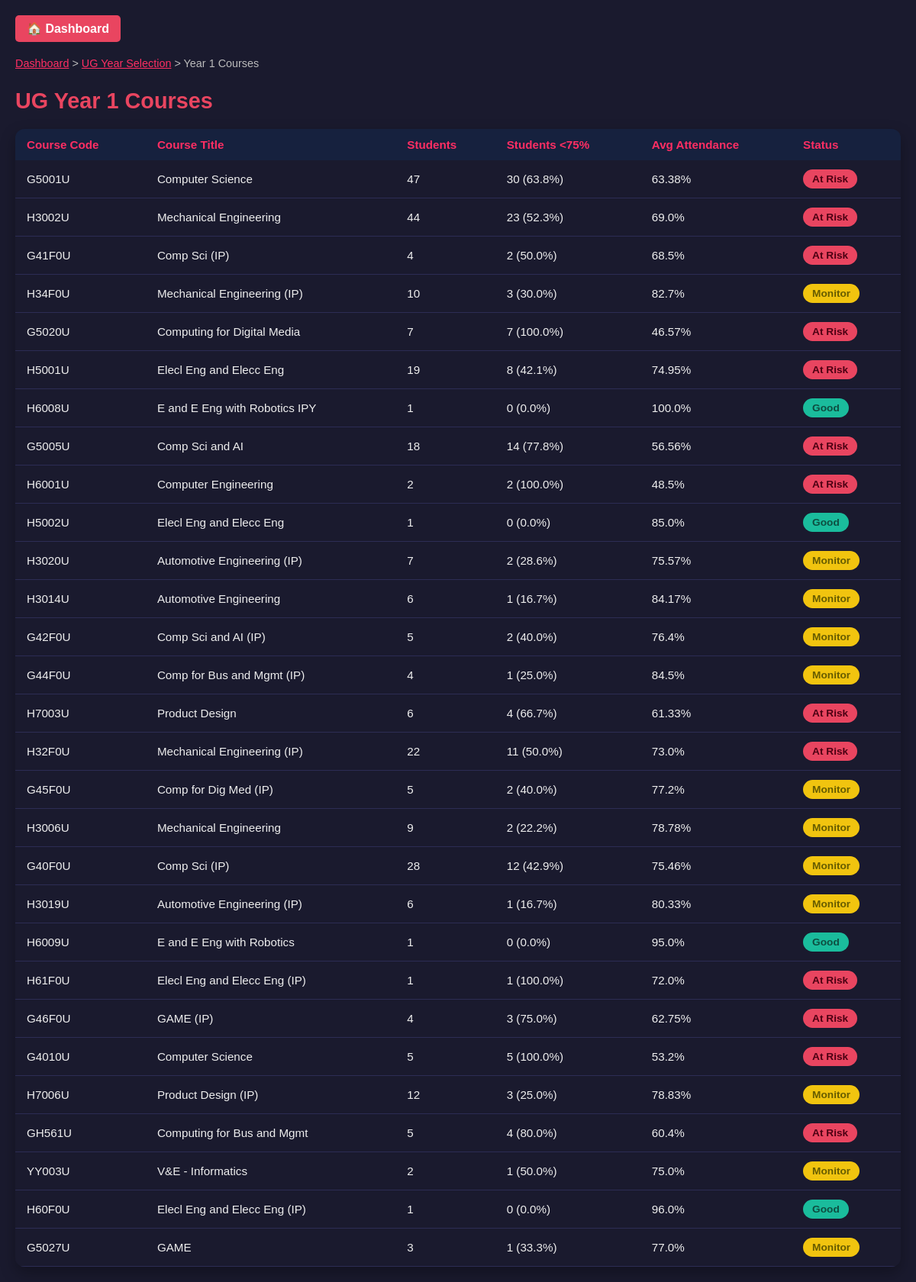
The page /analytics/analytics/ug-year/1/ (signed in) on the database its author committed.
### analytics/models.py (models this page shows, shortened)
class Course(models.Model):
    title = models.CharField(max_length=255)
    code = models.CharField(max_length=50, unique=True)

### analytics/views.py (the view)
# urls.py: path('analytics/ug-year/<int:year>/', views.course_overview_by_year, name='course_overview_by_year'),
@login_required
def course_overview_by_year(request, year):
    year = int(year)
    students = Student.objects.filter(level_of_study='UG', year_of_course=year)
    student_ids = students.values_list('id', flat=True)
    enrollments = Enrollment.objects.filter(student_id__in=student_ids)
    courses = Course.objects.filter(enrollment__student_id__in=student_ids).distinct()
    course_data = []
    for course in courses:
        course_enrollments = enrollments.filter(course=course)
        attendance_values = course_enrollments.exclude(total_attendance_percent__isnull=True).values_list('total_attendance_percent', flat=True)
        avg_attendance = sum(attendance_values) / len(attendance_values) if attendance_values else 0
        low_attendance_count = course_enrollments.filter(total_attendance_percent__lt=75).count()
        student_count = course_enrollments.count()
        def get_status(avg):
            if avg >= 85:
                return 'Good'
            elif avg >= 75:
                return 'Monitor'
            else:
                return 'At Risk'
        course_data.append({
            'code': course.code,
            'title': course.title,
            'student_count': student_count,
            'avg_attendance': round(avg_attendance, 2),
            'low_attendance_display': f"{low_attendance_count} ({round((low_attendance_count / student_count) * 100, 1)}%)" if student_count else "0",
            'status': get_status(avg_attendance)
        })
    return render(request, "analytics/course_overview.html", {
        'year': year,
        'courses': course_data,
    })

### analytics/templates/analytics/course_overview.html (shortened to what this page needs)
<!DOCTYPE html>
<html>
<head>
</head>
<body>
<div class="container">
    <a href="{% url 'analytics:dashboard' %}" class="back-button">🏠 Dashboard</a>
    <div class="breadcrumb">
        <a href="{% url 'analytics:dashboard' %}" class="breadcrumb-link">Dashboard</a> &gt;
        <a href="{% url 'analytics:ug_year_selection' %}" class="breadcrumb-link">UG Year Selection</a> &gt;
        <span>Year {{ year }} Courses</span>
    </div>
    <h3> UG Year {{ year }} Courses</h3>
    <table class="course-table">
        <thead>
            <tr>
                <th>Course Code</th>
                <th>Course Title</th>
                <th>Students</th>
                <th>Students &lt;75%</th>
                <th>Avg Attendance</th>
                <th>Status</th>
            </tr>
        </thead>
        <tbody>
            {% for course in courses %}
            <tr>
                <td data-label="Course Code">{{ course.code }}</td>
                <td data-label="Course Title">{{ course.title }}</td>
                <td data-label="Students">{{ course.student_count }}</td>
                <td data-label="Students <75%">{{ course.low_attendance_display }}</td>
                <td data-label="Avg Attendance">{{ course.avg_attendance }}%</td>
                <td data-label="Status">
                    <span class="status-badge
                        {% if course.status == 'Good' %}status-good
                        {% elif course.status == 'Monitor' %}status-warning
                        {% else %}status-danger{% endif %}">
                        {{ course.status }}
                    </span>
                </td>
            </tr>
            {% empty %}
            <tr>
                <td colspan="6">No courses found for this year.</td>
            </tr>
            {% endfor %}
        </tbody>
    </table>
</div>
</body>
</html>

### analytics/templates/analytics/course_overview.html (style rules this page uses)
* { margin: 0; padding: 0; box-sizing: border-box; font-family: 'Poppins', sans-serif; }
body { background: #1a1a2e; color: #ffffff; min-height: 100vh; padding: 20px; }
.container { max-width: 1200px; margin: 0 auto; }
.back-button { background: #e94560; color: white; padding: 8px 15px; border-radius: 5px; text-decoration: none; font-weight: 600; display: inline-block; margin-bottom: 20px; transition: background 0.3s ease, transform 0.2s; }
.breadcrumb { font-size: 0.9em; color: #bbb; margin-bottom: 25px; user-select: none; }
.breadcrumb-link, .breadcrumb-link:visited { color: #ff2e63; text-decoration: underline; cursor: pointer; }
h3 { font-size: 1.8em; color: #e94560; margin-bottom: 20px; }
.course-table { width: 100%; border-collapse: collapse; font-size: 0.95em; color: #eee; box-shadow: 0 8px 20px rgba(0, 0, 0, 0.3); border-radius: 12px; overflow: hidden; }
.course-table thead { background: #16213e; color: #ff2e63; font-weight: 600; text-align: left; }
.course-table th, .course-table td { padding: 12px 15px; }
.course-table tbody tr { background: #1a1a2e; border-bottom: 1px solid #2c2c54; transition: background 0.3s ease; }
.status-badge { padding: 5px 12px; border-radius: 15px; font-weight: 600; font-size: 0.9em; display: inline-block; user-select: none; }
.status-good { background-color: #1abc9c; color: #0e4d40; }
.status-warning { background-color: #f1c40f; color: #665c00; }
.status-danger { background-color: #e94560; color: #4d0013; }

### rows shown on the page
Course: code "G5001U", title "Computer Science"
Course: code "H3002U", title "Mechanical Engineering"
Course: code "G41F0U", title "Comp Sci (IP)"
Course: code "H34F0U", title "Mechanical Engineering (IP)"
Course: code "G5020U", title "Computing for Digital Media"
Course: code "H5001U", title "Elecl Eng and Elecc Eng"
Course: code "H6008U", title "E and E Eng with Robotics IPY"
Course: code "G5005U", title "Comp Sci and AI"
Course: code "H6001U", title "Computer Engineering"
Course: code "H5002U", title "Elecl Eng and Elecc Eng"
Course: code "H3020U", title "Automotive Engineering (IP)"
Course: code "H3014U", title "Automotive Engineering"
Course: code "G42F0U", title "Comp Sci and AI (IP)"
Course: code "G44F0U", title "Comp for Bus and Mgmt (IP)"
Course: code "H7003U", title "Product Design"
Course: code "H32F0U", title "Mechanical Engineering (IP)"
Course: code "G45F0U", title "Comp for Dig Med (IP)"
Course: code "H3006U", title "Mechanical Engineering"
Course: code "G40F0U", title "Comp Sci (IP)"
Course: code "H3019U", title "Automotive Engineering (IP)"
Course: code "H6009U", title "E and E Eng with Robotics"
Course: code "H61F0U", title "Elecl Eng and Elecc Eng (IP)"
Course: code "G46F0U", title "GAME (IP)"
Course: code "G4010U", title "Computer Science"
Course: code "H7006U", title "Product Design (IP)"
Course: code "GH561U", title "Computing for Bus and Mgmt"
Course: code "YY003U", title "V&E - Informatics"
Course: code "H60F0U", title "Elecl Eng and Elecc Eng (IP)"
Course: code "G5027U", title "GAME"

### other values the page prints
{{ year }} "1"
{{ course.student_count }} "47" "44" "4" "10" "7" "19" "1" "18" "2" "1" "7" "6" "5" "4" "6" "22" "5" "9" "28" "6" "1" "1" "4" "5" "12" "5" "2" "1" "3"
{{ course.low_attendance_display }} "30 (63.8%)" "23 (52.3%)" "2 (50.0%)" "3 (30.0%)" "7 (100.0%)" "8 (42.1%)" "0 (0.0%)" "14 (77.8%)" "2 (100.0%)" "0 (0.0%)" "2 (28.6%)" "1 (16.7%)" "2 (40.0%)" "1 (25.0%)" "4 (66.7%)" "11 (50.0%)" "2 (40.0%)" "2 (22.2%)" "12 (42.9%)" "1 (16.7%)" "0 (0.0%)" "1 (100.0%)" "3 (75.0%)" "5 (100.0%)" "3 (25.0%)" "4 (80.0%)" "1 (50.0%)" "0 (0.0%)" "1 (33.3%)"
{{ course.avg_attendance }} "63.38" "69.0" "68.5" "82.7" "46.57" "74.95" "100.0" "56.56" "48.5" "85.0" "75.57" "84.17" "76.4" "84.5" "61.33" "73.0" "77.2" "78.78" "75.46" "80.33" "95.0" "72.0" "62.75" "53.2" "78.83" "60.4" "75.0" "96.0" "77.0"
{{ course.status }} "At Risk" "At Risk" "At Risk" "Monitor" "At Risk" "At Risk" "Good" "At Risk" "At Risk" "Good" "Monitor" "Monitor" "Monitor" "Monitor" "At Risk" "At Risk" "Monitor" "Monitor" "Monitor" "Monitor" "Good" "At Risk" "At Risk" "At Risk" "Monitor" "At Risk" "Monitor" "Good" "Monitor"
